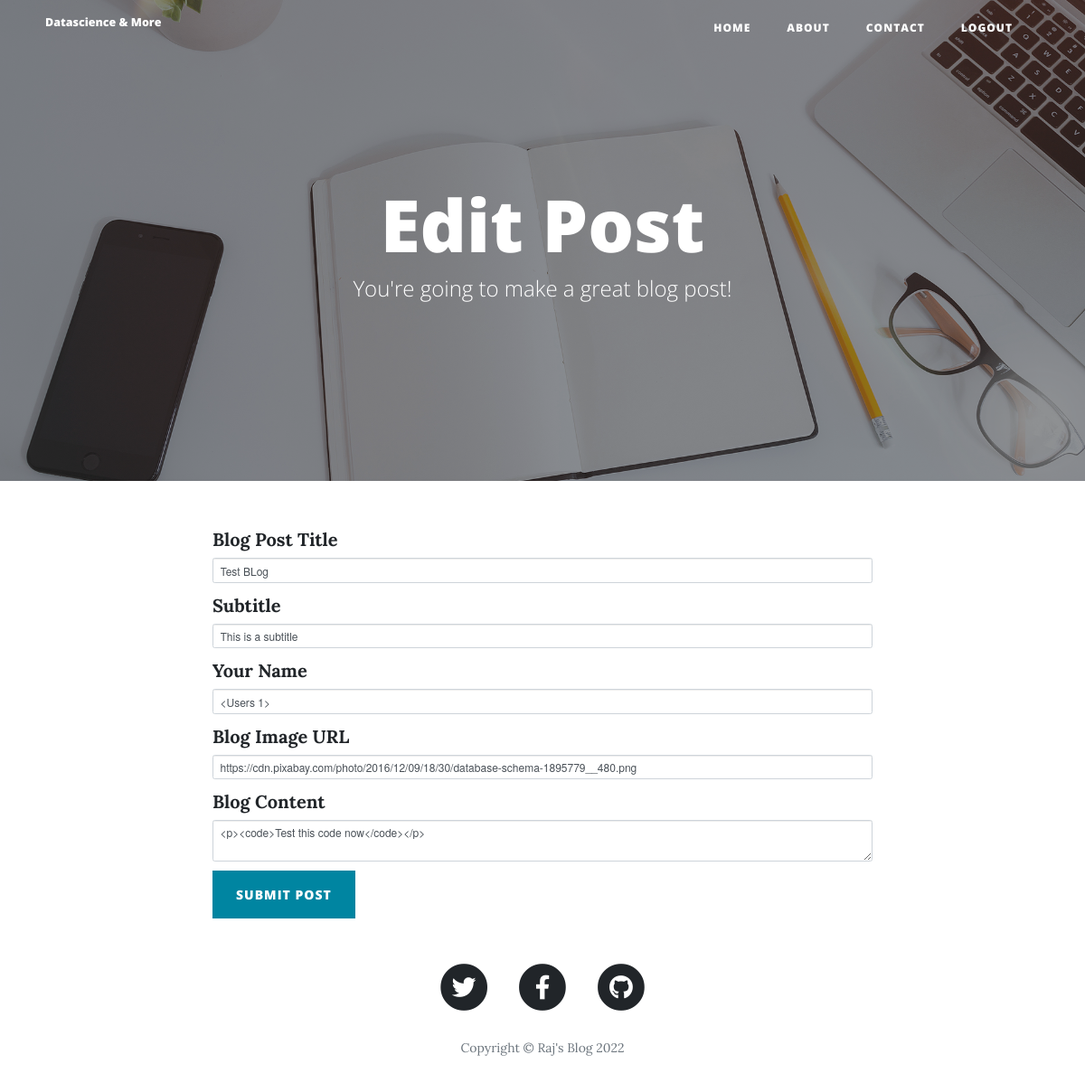
/edit_post/3 (signed in), run on an earlier commit of the app's database.
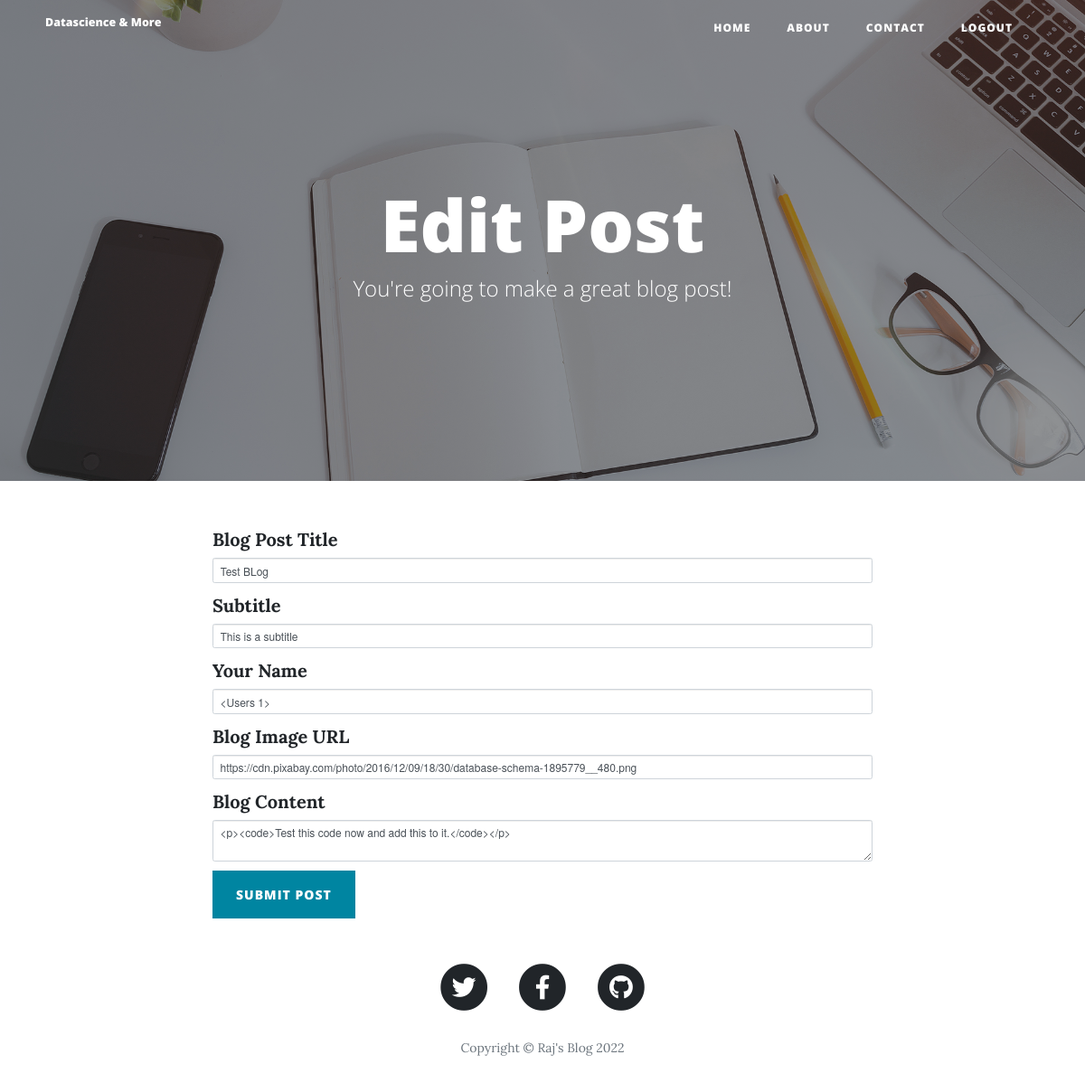
And on a later commit of the database.
### app/models.py (models this page shows)
class BlogPost(db.Model):
    __tablename__ = "blog_posts"
    id = db.Column(db.Integer, primary_key=True)
    title = db.Column(db.String(250), unique=True, nullable=False)
    subtitle = db.Column(db.String(250), nullable=False)
    date = db.Column(db.String(250), nullable=False)
    body = db.Column(db.Text, nullable=False)
    author_id = db.Column(db.Integer, db.ForeignKey("registered_users.id"))
    author = relationship("Users", back_populates="posts")
    img_url = db.Column(db.String(250), nullable=False)
    comments = relationship("Comment", back_populates="parent_post")

### app/api/views.py (the view, shortened to what this page needs)
@api.route("/edit_post/<int:post_id>", methods=["GET", "POST"])
@admin_only
def edit_post(post_id):
    post = BlogPost.query.get(post_id)
    edit_form = CreatePostForm(title=post.title,
                               subtitle=post.subtitle,
                               img_url=post.img_url,
                               author=post.author,
                               body=post.body)
    return render_template("make-post.html", form=edit_form, is_edit=True)

### app/api/forms.py
class CreatePostForm(FlaskForm):
    title = StringField("Blog Post Title", validators=[DataRequired()])
    subtitle = StringField("Subtitle", validators=[DataRequired()])
    author = StringField("Your Name", validators=[DataRequired()])
    img_url = StringField("Blog Image URL", validators=[DataRequired(), URL()])
    body = CKEditorField("Blog Content", validators=[DataRequired()])
    submit = SubmitField("Submit Post")

### app/api/views.py (called while the page is built)
def admin_only(func):
    @wraps(func)
    def wrapper_func(*args, **kwargs):
        if not current_user.is_authenticated or (current_user.is_authenticated and current_user.id != 1):
            return abort(403)
        return func(*args, **kwargs)
    return wrapper_func

### app/auth/views.py (called while the page is built)
@login_manager.user_loader
def load_user(user_id):
    return Users.query.get(int(user_id))

### app/templates/make-post.html (shortened to what this page needs)
{% extends 'bootstrap/base.html' %}
{% import "bootstrap/wtf.html" as wtf %}
{% block content %}
{% include "header.html" %}
  <header class="masthead" style="background-image: url('{{ url_for('static', filename='img/edit-bg.jpg')}}')">
    <div class="overlay"></div>
    <div class="container">
      <div class="row">
        <div class="col-lg-8 col-md-10 mx-auto">
          <div class="page-heading">
            {% if is_edit: %}
            <h1>Edit Post</h1>
            {% else: %}
            <h1>New Post</h1>
            {% endif %}
            <span class="subheading">You're going to make a great blog post!</span>
          </div>
        </div>
      </div>
    </div>
  </header>
  <div class="container">
    <div class="row">
      <div class="col-lg-8 col-md-10 mx-auto">
          {{ wtf.quick_form(form, novalidate=True, button_map={'submit': 'primary'}) }}
      </div>
    </div>
  </div>
{% include "footer.html" %}
{% endblock %}

### app/templates/header.html (shortened to what this page needs)
<!DOCTYPE html>
<html lang="en">
<head>
  <link href="{{ url_for('static', filename='vendor/bootstrap/css/bootstrap.min.css') }}" rel="stylesheet">
  <link href="{{ url_for('static', filename='vendor/fontawesome-free/css/all.min.css')}}" rel="stylesheet" type="text/css">
  <link href="{{ url_for('static', filename='css/clean-blog.min.css')}}" rel="stylesheet">
</head>
<body>
  <nav class="navbar navbar-expand-lg navbar-light fixed-top" id="mainNav">
    <div class="container">
      <a class="navbar-brand" href="{{url_for('api.get_all_posts')}}">Datascience & More</a>
      <div class="collapse navbar-collapse" id="navbarResponsive">
        <ul class="navbar-nav ml-auto">
          <li class="nav-item">
            <a class="nav-link" href="{{url_for('api.get_all_posts')}}">Home</a>
          </li>
          <li class="nav-item">
            <a class="nav-link" href="{{url_for('api.about')}}">About</a>
          </li>
          <li class="nav-item">
            <a class="nav-link" href="{{url_for('api.contact')}}">Contact</a>
          </li>
          {% if not current_user.is_authenticated %}
          <li class="nav-item">
            <a class="nav-link" href={{url_for('auth.login')}}>Login</a>
          </li>
          <li class="nav-item">
            <a class="nav-link" href="{{url_for('auth.register')}}">Register</a>
          </li>
          {% else %}
          <li class="nav-item">
            <a class="nav-link" href="{{url_for('auth.logout')}}">Logout</a>
          </li>
          {% endif %}
        </ul>
      </div>
    </div>
  </nav>

### app/templates/footer.html (shortened to what this page needs)
  <footer>
    <div class="container">
      <div class="row">
        <div class="col-lg-8 col-md-10 mx-auto">
          <ul class="list-inline text-center">
            <li class="list-inline-item">
              <a href="#">
                <span class="fa-stack fa-lg">
                  <i class="fas fa-circle fa-stack-2x"></i>
                  <i class="fab fa-twitter fa-stack-1x fa-inverse"></i>
                </span>
              </a>
            </li>
            <li class="list-inline-item">
              <a href="#">
                <span class="fa-stack fa-lg">
                  <i class="fas fa-circle fa-stack-2x"></i>
                  <i class="fab fa-facebook-f fa-stack-1x fa-inverse"></i>
                </span>
              </a>
            </li>
            <li class="list-inline-item">
              <a href="#">
                <span class="fa-stack fa-lg">
                  <i class="fas fa-circle fa-stack-2x"></i>
                  <i class="fab fa-github fa-stack-1x fa-inverse"></i>
                </span>
              </a>
            </li>
          </ul>
          <p class="copyright text-muted">Copyright &copy; Raj's Blog <script>document.write(new Date().getFullYear())</script></p>
        </div>
      </div>
    </div>
  </footer>
</body>
</html>

What changed in the data, as far as the page shows it:
changed BlogPost "Test BLog": body "<p><code>Test this code now</code></p>" → "<p><code>Test this code now and add this to it.</code></p>"
